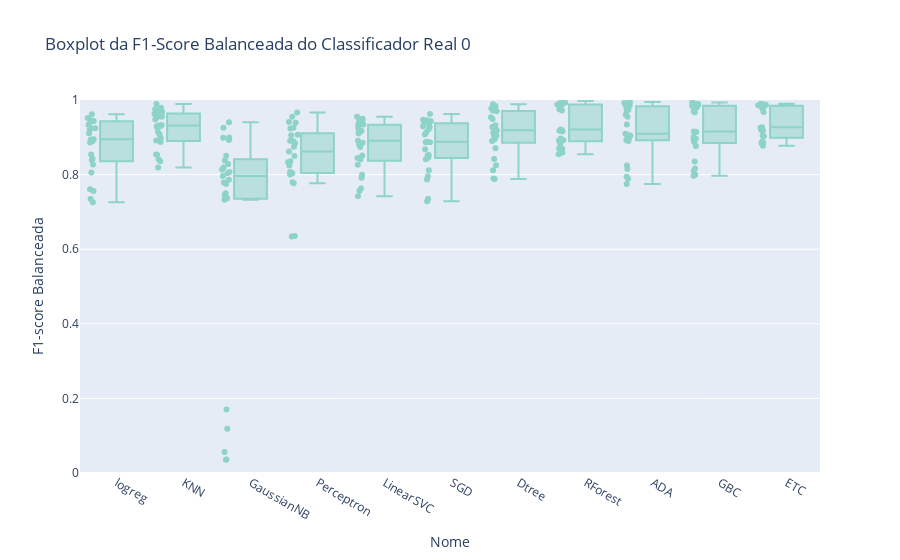
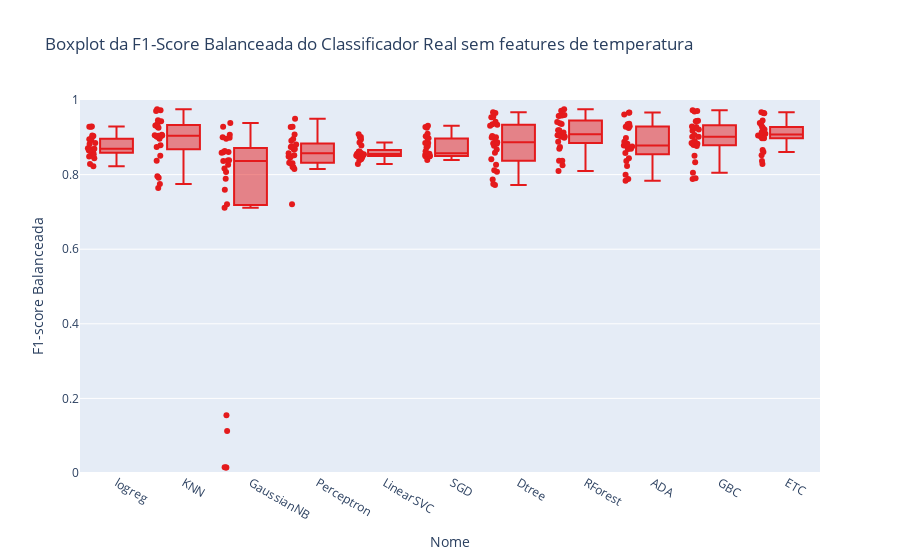
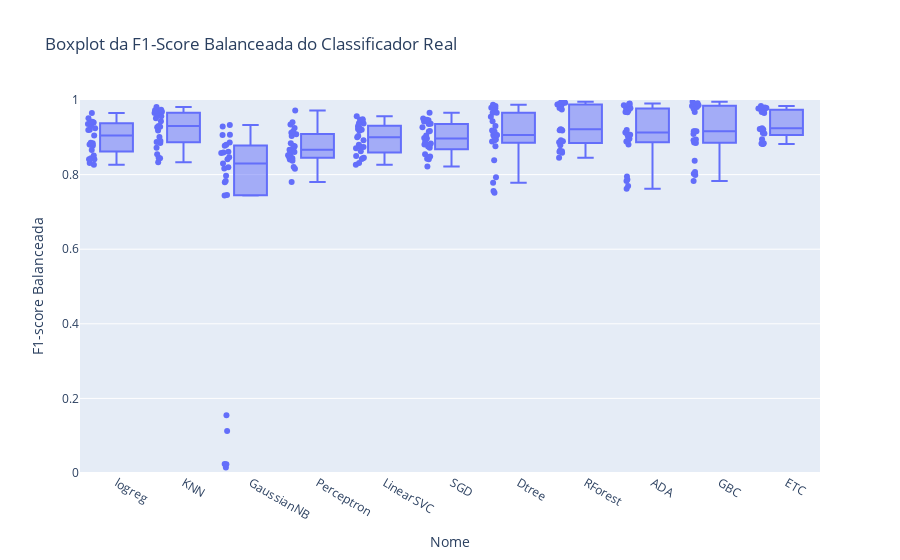

The notebook cell these images were saved under, in order:
### Markdown cell above
## Gráficos dados Reais

### Code cell
# Criar boxplot da acurácia por modelo real real 

# fig = px.box(df4, x='Nome', y='Acurácia Balanceada', points='all', title='Boxplot da Acurácia Balanceada do classificador Real 0',color_discrete_sequence=px.colors.qualitative.Set3)

# fig.update_yaxes(range=[0, 1])
# fig.show()

# fig = px.box(df7, x='Nome', y='Acurácia Balanceada', points='all', title='Boxplot da Acurácia Balanceada do classificador Real sem features de temperatura',color_discrete_sequence=px.colors.qualitative.Set1)
# fig.update_yaxes(range=[0, 1])
# fig.show()

# fig = px.box(df1, x='Nome', y='Acurácia Balanceada', points='all', title='Boxplot da Acurácia Balanceada do classificador Real')
# fig.update_yaxes(range=[0, 1])
# fig.show()

fig = px.box(df4, x='Nome', y='F1-score Balanceada', points='all', title='Boxplot da F1-Score Balanceada do Classificador Real 0',color_discrete_sequence=px.colors.qualitative.Set3)
fig.update_yaxes(range=[0, 1])
fig.show()

fig = px.box(df7, x='Nome', y='F1-score Balanceada', points='all', title='Boxplot da F1-Score Balanceada do Classificador Real sem features de temperatura',color_discrete_sequence=px.colors.qualitative.Set1)
fig.update_yaxes(range=[0, 1])
fig.show()

fig = px.box(df10, x='Nome', y='F1-score Balanceada', points='all', title='Boxplot da F1-Score Balanceada do Classificador Real sem features de pressão',color_discrete_sequence=px.colors.qualitative.Set1_r)
fig.update_yaxes(range=[0, 1])
fig.show()

fig = px.box(df1, x='Nome', y='F1-score Balanceada', points='all', title='Boxplot da F1-Score Balanceada do Classificador Real')
fig.update_yaxes(range=[0, 1])
fig.show()

### Figure 1 — Plotly figure (JSON) as saved in the notebook; plotly's stock layout.template omitted (floating-point values rounded to 4 significant figures; data arrays with more than 128 entries replaced by an {"elided": "..."} marker saying what was removed)
{"data": [{"alignmentgroup": "True", "boxpoints": "all", "hovertemplate": "Nome=%{x}<br>F1-score Balanceada=%{y}<extra></extra>", "legendgroup": "", "marker": {"color": "rgb(141,211,199)"}, "name": "", "notched": false, "offsetgroup": "", "orientation": "v", "showlegend": false, "type": "box", "x": {"elided": "275 str values"}, "x0": " ", "xaxis": "x", "y": {"elided": "275 float values"}, "y0": " ", "yaxis": "y"}], "layout": {"boxmode": "group", "legend": {"tracegroupgap": 0}, "title": {"text": "Boxplot da F1-Score Balanceada do Classificador Real 0"}, "xaxis": {"anchor": "y", "domain": [0, 1], "title": {"text": "Nome"}}, "yaxis": {"anchor": "x", "domain": [0, 1], "range": [0, 1], "title": {"text": "F1-score Balanceada"}}}}

### Figure 2 — Plotly figure (JSON) as saved in the notebook; plotly's stock layout.template omitted (floating-point values rounded to 4 significant figures; data arrays with more than 128 entries replaced by an {"elided": "..."} marker saying what was removed)
{"data": [{"alignmentgroup": "True", "boxpoints": "all", "hovertemplate": "Nome=%{x}<br>F1-score Balanceada=%{y}<extra></extra>", "legendgroup": "", "marker": {"color": "rgb(228,26,28)"}, "name": "", "notched": false, "offsetgroup": "", "orientation": "v", "showlegend": false, "type": "box", "x": {"elided": "275 str values"}, "x0": " ", "xaxis": "x", "y": {"elided": "275 float values"}, "y0": " ", "yaxis": "y"}], "layout": {"boxmode": "group", "legend": {"tracegroupgap": 0}, "title": {"text": "Boxplot da F1-Score Balanceada do Classificador Real sem features de temperatura"}, "xaxis": {"anchor": "y", "domain": [0, 1], "title": {"text": "Nome"}}, "yaxis": {"anchor": "x", "domain": [0, 1], "range": [0, 1], "title": {"text": "F1-score Balanceada"}}}}

### Figure 3 — Plotly figure (JSON) as saved in the notebook; plotly's stock layout.template omitted (floating-point values rounded to 4 significant figures; data arrays with more than 128 entries replaced by an {"elided": "..."} marker saying what was removed)
{"data": [{"alignmentgroup": "True", "boxpoints": "all", "hovertemplate": "Nome=%{x}<br>F1-score Balanceada=%{y}<extra></extra>", "legendgroup": "", "marker": {"color": "#636efa"}, "name": "", "notched": false, "offsetgroup": "", "orientation": "v", "showlegend": false, "type": "box", "x": {"elided": "275 str values"}, "x0": " ", "xaxis": "x", "y": {"elided": "275 float values"}, "y0": " ", "yaxis": "y"}], "layout": {"boxmode": "group", "legend": {"tracegroupgap": 0}, "title": {"text": "Boxplot da F1-Score Balanceada do Classificador Real"}, "xaxis": {"anchor": "y", "domain": [0, 1], "title": {"text": "Nome"}}, "yaxis": {"anchor": "x", "domain": [0, 1], "range": [0, 1], "title": {"text": "F1-score Balanceada"}}}}
